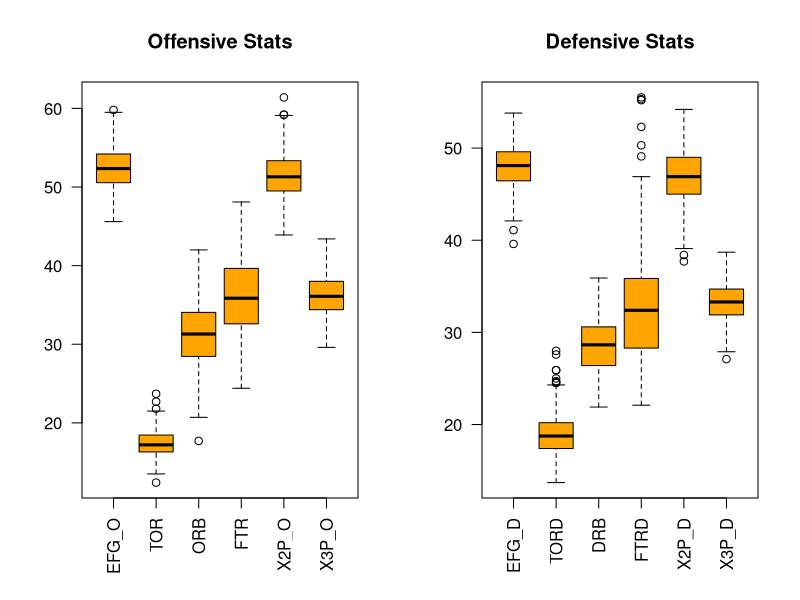
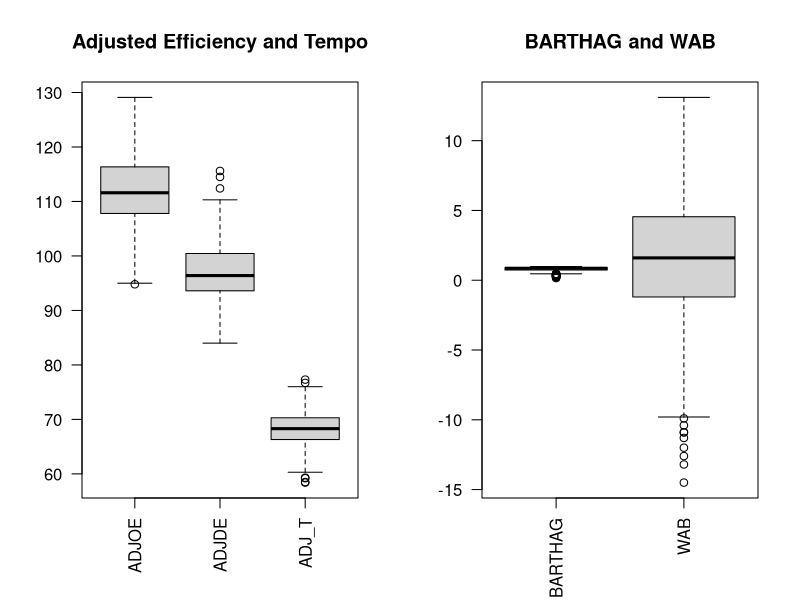

Source code (R) for these figures, in order: (Note: this script raises an error after producing the figures.)
###
# This file is for data exploration and plotting functions
###
library(ggplot2)
library(corrplot)
library(dplyr)

#load the full file
cbb_full <- read.csv('cbb_full.csv')

cbb_full$YEAR <- as.numeric(cbb_full$YEAR)

unique(cbb_full$TEAM) #353 unique teams
unique(cbb_full$CONF) #33 unique conferences
dim(cbb_full) #1757 observations, 27 columns

#filter to exclude teams that don't make the round of 64
cbb_tourney <- cbb_full %>%
  filter(!is.na(SEED)) #leaves you with 340 observations


par(mfrow=c(1,2))
#Offensive Percentage Stats
boxplot(cbb_tourney[c(8,10,12,14,16,18)], las=2, main = "Offensive Stats", col="orange")
#Defensive Percentage Stats
boxplot(cbb_tourney[c(9,11,13,15,17,19)], las=2, main = "Defensive Stats", col="orange")

par(mfrow=c(1,2))
#adjusted offensive/defensive efficiency/tempo
boxplot(cbb_tourney[c(5:6, 20)], las=2, main="Adjusted Efficiency and Tempo")
#BARTHAG/Wins above Bubble
boxplot(cbb_tourney[c(7,21)], las=2, main="BARTHAG and WAB")

par(mfrow=c(1,2))
#Games/Wins/Coach's Previous Tourney Wins
boxplot(cbb_tourney[c(3:4, 25,26)], las=2, main="Games, Wins, 
        Coach's Tourney Wins", col="orange")
#Coach's Previous Regular Season Wins, 
boxplot(cbb_tourney[27], las=2, main="Coach's Previous Regular 
        Season Wins" )

#No need to plot year, seed, and postseason for outliers


#correlation matrix of quantitative variables
corrplot::corrplot(cor(cbb_tourney[,c(5:21,25:27)]), type="upper")


# Dummy function to remove outliers.  For now this function just returns
#   whatever dataframe was provided as an argument.  Someone will need
#   to fill this out later.
remove_outliers = function(df){
  return(df)
}

# Function to normalize columns of numeric features
normalize_numerics = function(df, feature_cols="all"){
  #df$YEAR = as.factor(df$YEAR)    # protects year column from scaling
  if(feature_cols=="all"){
    # Find all numerica columns and normalize them
    df[,-c(1,2,22,23)] = scale(df[,-c(1,2,22,23)]) # does not attempt to scale factor columns
  }
  else{
    for(col in feature_cols){
      df[col] = scale[col]
    }
  }
  return(df)
}